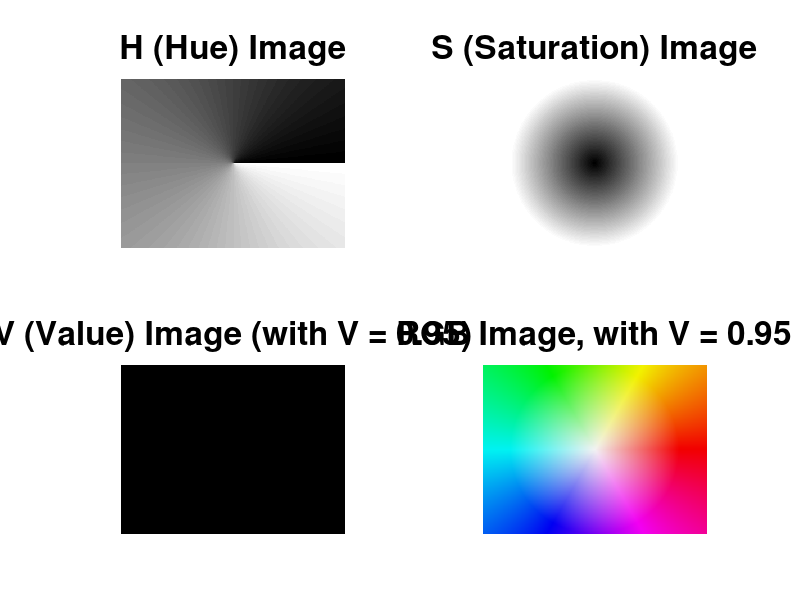

Here is the MATLAB script that generated this plot:
clc;    % Clear the command window.
close all;  % Close all figures (except those of imtool.)
clear;  % Erase all existing variables. Or clearvars if you want.
workspace;  % Make sure the workspace panel is showing.
format long g;
format compact;
fontSize = 24;

%==================================================================================================
% Compute HSV image
rows = 300;
columns = 400;
midX = columns / 2;
midY = rows / 2;
% Construct v image as uniform.
v = 0.95 * ones(rows, columns);
s = zeros(size(v)); % Initialize.
h = zeros(size(v)); % Initialize.
% Construct the h image as going from 0 to 1 as the angle goes from 0 to 360.
% Construct the S image going from 0 at the center to 1 at the edge.
for c = 1 : columns
	for r = 1 : rows
		% Radius goes from 0 to 1 at edge, a little more in the corners.
		radius = sqrt((r - midY)^2 + (c - midX)^2) / min([midX, midY]);
		s(r, c) = min(1, radius); % Max out at 1
		h(r, c) = atan2d((r - midY), (c - midX));
	end
end
% Flip h right to left.
h = fliplr(mat2gray(h));
% Construct the hsv image.
hsv = cat(3, h, s, v);

% Display the hue image.
subplot(2, 2, 1);
imshow(h, []);
title('H (Hue) Image', 'FontSize', fontSize);

% Display the saturation image.
subplot(2, 2, 2);
imshow(s, []);
title('S (Saturation) Image', 'FontSize', fontSize);

% Display the value image.
subplot(2, 2, 3);
imshow(v, []);
title('V (Value) Image (with V = 0.95)', 'FontSize', fontSize);

% Construct the RGB image.
rgbImage = hsv2rgb(hsv);
% Display the RGB image.
subplot(2, 2, 4);
imshow(rgbImage, []);
title('RGB Image, with V = 0.95', 'FontSize', fontSize);
drawnow;

% Enlarge figure to full screen.
set(gcf, 'units','normalized','outerposition',[0 0 1 1]);
% 
% %==================================================================================================
% % Show hsv color space for values of v = .10, .20, .30, .40, .50, .60, .70, .80, & .90.
% figure;
% rows = 50;
% columns = 50;
% midX = columns / 2;
% midY = rows / 2;
% s = zeros(rows, columns); % Initialize.
% h = zeros(rows, columns); % Initialize.
% for value = 0.10 : 0.10 : 0.90
% 	% Construct v image as uniform.
% 	v = value * ones(rows, columns);
% 	% Construct the h image as going from 0 to 1 as the angle goes from 0 to 360.
% 	% Construct the S image going from 0 at the center to 1 at the edge.
% 	for c = 1 : columns
% 		for r = 1 : rows
% 			% Radius goes from 0 to 1 at edge, a little more in the corners.
% 			radius = sqrt((r - midY)^2 + (c - midX)^2) / min([midX, midY]);
% 			s(r, c) = min(1, radius); % Max out at 1
% 			h(r, c) = atan2d((r - midY), (c - midX));
% 		end
% 	end
% 	% Flip h right to left.
% 	h = fliplr(mat2gray(h));
% 	% Construct the hsv image.
% 	hsv = cat(3, h, s, v);
% 	% Construct the RGB image.
% 	rgbImage = hsv2rgb(hsv);
% 	% Display it.
% 	subplot(3, 3, round(value/0.1));
% 	imshow(rgbImage);
% 	axis on;
% 	caption = sprintf('Value (V) = %.1f', value);
% 	title(caption, 'FontSize', fontSize);
% end
% % Enlarge figure to full screen.
% set(gcf, 'units','normalized','outerposition',[0 0 1 1]);
% 
% %==================================================================================================
% % Now compute CIE LAB image
% figure;
% rows = 300;
% columns = 300;
% minValue = -100;
% maxValue = +100;
% % Construct v image as uniform.
% LImage = 50 * ones(rows, columns);
% % Construct the b image as going from maxValue to minValue as the row goes from top to bottom.
% % Construct the a image going from minValue at the left edge to maxValue at the right edge.
% ramp = linspace(maxValue, minValue, rows);
% bImage = repmat(ramp', [1, columns]);
% ramp = linspace(minValue, maxValue, columns);
% aImage = repmat(ramp, [rows, 1]);
% lab = cat(3, LImage, aImage, bImage);
% 
% % Display the L image.
% subplot(2, 2, 1);
% imshow(LImage, []);
% axis on;
% title('L Image', 'FontSize', fontSize);
% 
% % Display the A image.
% subplot(2, 2, 2);
% imshow(aImage, []);
% title('A Image', 'FontSize', fontSize);
% 
% % Display the B image.
% subplot(2, 2, 3);
% imshow(bImage, []);
% title('B Image', 'FontSize', fontSize);
% 
% % Construct the RGB image going from lab to
% colorTransform = makecform('lab2srgb');
% % colorTransform2 = makecform('lch2lab');
% % labImage2 = applycform(lab, colorTransform);
% rgbImage = applycform(lab, colorTransform);
% % Display the RGB image.
% subplot(2, 2, 4);
% imshow(rgbImage, []);
% title('RGB Image', 'FontSize', fontSize);
% drawnow;
% % Extract the individual red, green, and blue color channels.
% % redChannel = rgbImage(:, :, 1);
% % greenChannel = rgbImage(:, :, 2);
% % blueChannel = rgbImage(:, :, 3);
% 
% % Enlarge figure to full screen.
% set(gcf, 'units','normalized','outerposition',[0 0 1 1]);
% 
% %==================================================================================================
% % Show lab color space for values of L = 10, 20, 30, 40, 50, 60, 70, 80, & 90.
% ramp = linspace(-100,100, 50);
% n = numel(ramp);
% 
% figure;
% cform = makecform('lab2srgb');
% a = repmat(ramp, [n 1]);           % -a on left
% b = repmat(flipud(ramp'), [1 n]);  % -b on bottom
% for i = 10 : 10 : 90
% 	L = i * ones(n, n);  % A single L value.	
% 	Lab = cat(3, L, a, b); % A 2D image.	
% 	rgb = applycform(Lab, cform);
% 	% Display it.
% 	subplot(3, 3, i/10);
% 	imshow(rgb);
% 	axis on;
% 	caption = sprintf('L = %d', i);
% 	title(caption, 'FontSize', fontSize);
% end
% % Enlarge figure to full screen.
% set(gcf, 'units','normalized','outerposition',[0 0 1 1]);
% 
